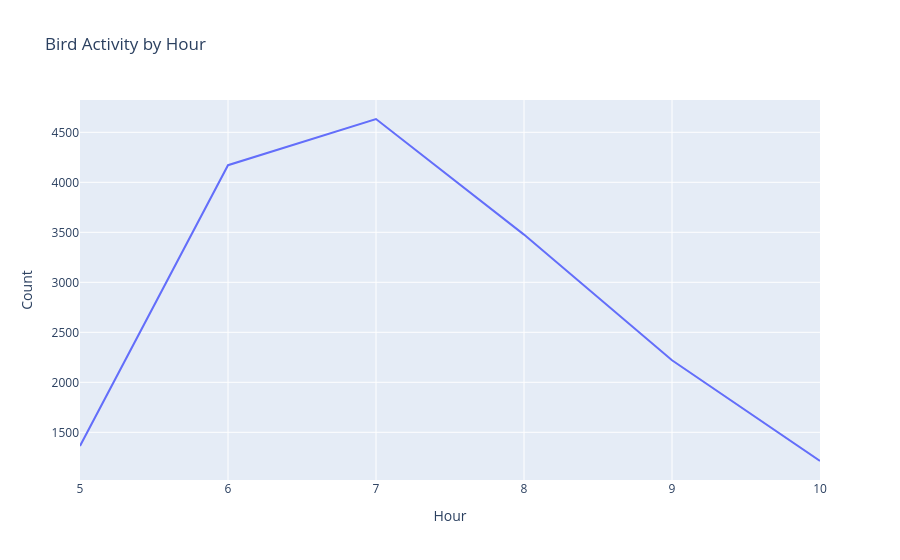

The notebook cell this image was saved under:
### Markdown cell above
## Time of Day Analysis

### Code cell
final_df['Hour'] = final_df['Start_Time'].dt.hour

hourly = final_df.groupby('Hour').size().reset_index(name='Count')

px.line(hourly, x='Hour', y='Count', title='Bird Activity by Hour')

### Figure 1 — Plotly figure (JSON) as saved in the notebook; plotly's stock layout.template omitted (floating-point values rounded to 4 significant figures)
{"data": [{"hovertemplate": "Hour=%{x}<br>Count=%{y}<extra></extra>", "legendgroup": "", "line": {"color": "#636efa", "dash": "solid"}, "marker": {"symbol": "circle"}, "mode": "lines", "name": "", "orientation": "v", "showlegend": false, "type": "scatter", "x": [5, 6, 7, 8, 9, 10], "xaxis": "x", "y": [1363, 4171, 4633, 3477, 2220, 1213], "yaxis": "y"}], "layout": {"legend": {"tracegroupgap": 0}, "title": {"text": "Bird Activity by Hour"}, "xaxis": {"anchor": "y", "domain": [0, 1], "title": {"text": "Hour"}}, "yaxis": {"anchor": "x", "domain": [0, 1], "title": {"text": "Count"}}}}
